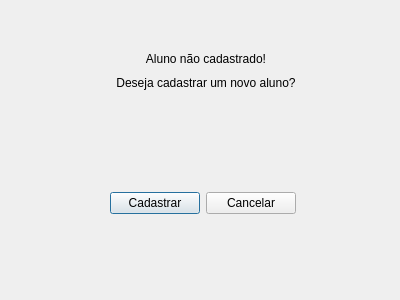
<?xml version="1.0" encoding="UTF-8"?>
<ui version="4.0">
 <class>avisocadastroaluno</class>
 <widget class="QDialog" name="avisocadastroaluno">
  <property name="geometry">
   <rect>
    <x>0</x>
    <y>0</y>
    <width>400</width>
    <height>300</height>
   </rect>
  </property>
  <property name="windowTitle">
   <string>Dialog</string>
  </property>
  <widget class="QWidget" name="layoutWidget">
   <property name="geometry">
    <rect>
     <x>80</x>
     <y>50</y>
     <width>252</width>
     <height>42</height>
    </rect>
   </property>
   <layout class="QVBoxLayout" name="verticalLayout">
    <item>
     <widget class="QLabel" name="label">
      <property name="text">
       <string>Aluno não cadastrado!</string>
      </property>
      <property name="alignment">
       <set>Qt::AlignCenter</set>
      </property>
     </widget>
    </item>
    <item>
     <widget class="QLabel" name="label_2">
      <property name="text">
       <string>Deseja cadastrar um novo aluno?</string>
      </property>
      <property name="alignment">
       <set>Qt::AlignCenter</set>
      </property>
     </widget>
    </item>
   </layout>
  </widget>
  <widget class="QWidget" name="layoutWidget_2">
   <property name="geometry">
    <rect>
     <x>110</x>
     <y>190</y>
     <width>186</width>
     <height>27</height>
    </rect>
   </property>
   <layout class="QHBoxLayout" name="horizontalLayout">
    <item>
     <widget class="QPushButton" name="btn_cadastrar">
      <property name="text">
       <string>Cadastrar</string>
      </property>
     </widget>
    </item>
    <item>
     <widget class="QPushButton" name="btn_cancelar">
      <property name="text">
       <string>Cancelar</string>
      </property>
     </widget>
    </item>
   </layout>
  </widget>
 </widget>
 <resources/>
 <connections/>
</ui>
